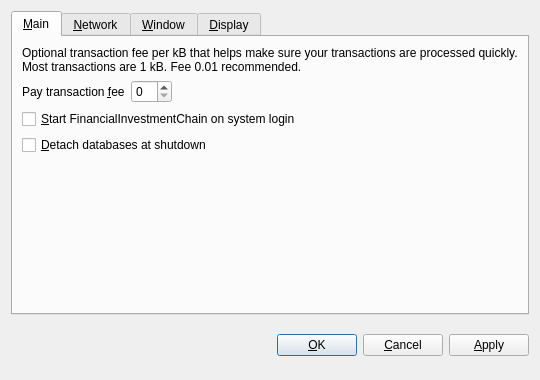
<?xml version="1.0" encoding="UTF-8"?>
<ui version="4.0">
 <class>OptionsDialog</class>
 <widget class="QDialog" name="OptionsDialog">
  <property name="geometry">
   <rect>
    <x>0</x>
    <y>0</y>
    <width>540</width>
    <height>380</height>
   </rect>
  </property>
  <property name="windowTitle">
   <string>Options</string>
  </property>
  <property name="modal">
   <bool>true</bool>
  </property>
  <layout class="QVBoxLayout" name="verticalLayout">
   <item>
    <widget class="QTabWidget" name="tabWidget">
     <property name="tabPosition">
      <enum>QTabWidget::North</enum>
     </property>
     <property name="currentIndex">
      <number>0</number>
     </property>
     <widget class="QWidget" name="tabMain">
      <attribute name="title">
       <string>&amp;Main</string>
      </attribute>
      <layout class="QVBoxLayout" name="verticalLayout_Main">
       <item>
        <widget class="QLabel" name="transactionFeeInfoLabel">
         <property name="text">
          <string>Optional transaction fee per kB that helps make sure your transactions are processed quickly. Most transactions are 1 kB. Fee 0.01 recommended.</string>
         </property>
         <property name="textFormat">
          <enum>Qt::PlainText</enum>
         </property>
         <property name="wordWrap">
          <bool>true</bool>
         </property>
        </widget>
       </item>
       <item>
        <layout class="QHBoxLayout" name="horizontalLayout_Main">
         <item>
          <widget class="QLabel" name="transactionFeeLabel">
           <property name="text">
            <string>Pay transaction &amp;fee</string>
           </property>
           <property name="textFormat">
            <enum>Qt::PlainText</enum>
           </property>
           <property name="buddy">
            <cstring>transactionFee</cstring>
           </property>
          </widget>
         </item>
         <item>
          <widget class="BitcoinAmountField" name="transactionFee"/>
         </item>
         <item>
          <spacer name="horizontalSpacer_Main">
           <property name="orientation">
            <enum>Qt::Horizontal</enum>
           </property>
           <property name="sizeHint" stdset="0">
            <size>
             <width>40</width>
             <height>20</height>
            </size>
           </property>
          </spacer>
         </item>
        </layout>
       </item>
       <item>
        <widget class="QCheckBox" name="bitcoinAtStartup">
         <property name="toolTip">
          <string>Automatically start FinancialInvestmentChain after logging in to the system.</string>
         </property>
         <property name="text">
          <string>&amp;Start FinancialInvestmentChain on system login</string>
         </property>
        </widget>
       </item>
       <item>
        <widget class="QCheckBox" name="detachDatabases">
         <property name="toolTip">
          <string>Detach block and address databases at shutdown. This means they can be moved to another data directory, but it slows down shutdown. The wallet is always detached.</string>
         </property>
         <property name="text">
          <string>&amp;Detach databases at shutdown</string>
         </property>
        </widget>
       </item>
       <item>
        <spacer name="verticalSpacer_Main">
         <property name="orientation">
          <enum>Qt::Vertical</enum>
         </property>
         <property name="sizeHint" stdset="0">
          <size>
           <width>20</width>
           <height>40</height>
          </size>
         </property>
        </spacer>
       </item>
      </layout>
     </widget>
     <widget class="QWidget" name="tabNetwork">
      <attribute name="title">
       <string>&amp;Network</string>
      </attribute>
      <layout class="QVBoxLayout" name="verticalLayout_Network">
       <item>
        <widget class="QCheckBox" name="mapPortUpnp">
         <property name="toolTip">
          <string>Automatically open the FinancialInvestmentChain client port on the router. This only works when your router supports UPnP and it is enabled.</string>
         </property>
         <property name="text">
          <string>Map port using &amp;UPnP</string>
         </property>
        </widget>
       </item>
       <item>
        <widget class="QCheckBox" name="connectSocks">
         <property name="toolTip">
          <string>Connect to the FinancialInvestmentChain network through a SOCKS proxy (e.g. when connecting through Tor).</string>
         </property>
         <property name="text">
          <string>&amp;Connect through SOCKS proxy:</string>
         </property>
        </widget>
       </item>
       <item>
        <layout class="QHBoxLayout" name="horizontalLayout_Network">
         <item>
          <widget class="QLabel" name="proxyIpLabel">
           <property name="text">
            <string>Proxy &amp;IP:</string>
           </property>
           <property name="textFormat">
            <enum>Qt::PlainText</enum>
           </property>
           <property name="buddy">
            <cstring>proxyIp</cstring>
           </property>
          </widget>
         </item>
         <item>
          <widget class="QValidatedLineEdit" name="proxyIp">
           <property name="maximumSize">
            <size>
             <width>140</width>
             <height>16777215</height>
            </size>
           </property>
           <property name="toolTip">
            <string>IP address of the proxy (e.g. 127.0.0.1)</string>
           </property>
          </widget>
         </item>
         <item>
          <widget class="QLabel" name="proxyPortLabel">
           <property name="text">
            <string>&amp;Port:</string>
           </property>
           <property name="textFormat">
            <enum>Qt::PlainText</enum>
           </property>
           <property name="buddy">
            <cstring>proxyPort</cstring>
           </property>
          </widget>
         </item>
         <item>
          <widget class="QLineEdit" name="proxyPort">
           <property name="maximumSize">
            <size>
             <width>55</width>
             <height>16777215</height>
            </size>
           </property>
           <property name="toolTip">
            <string>Port of the proxy (e.g. 9050)</string>
           </property>
          </widget>
         </item>
         <item>
          <widget class="QLabel" name="socksVersionLabel">
           <property name="text">
            <string>SOCKS &amp;Version:</string>
           </property>
           <property name="textFormat">
            <enum>Qt::PlainText</enum>
           </property>
           <property name="buddy">
            <cstring>socksVersion</cstring>
           </property>
          </widget>
         </item>
         <item>
          <widget class="QValueComboBox" name="socksVersion">
           <property name="toolTip">
            <string>SOCKS version of the proxy (e.g. 5)</string>
           </property>
          </widget>
         </item>
         <item>
          <spacer name="horizontalSpacer_Network">
           <property name="orientation">
            <enum>Qt::Horizontal</enum>
           </property>
           <property name="sizeHint" stdset="0">
            <size>
             <width>40</width>
             <height>20</height>
            </size>
           </property>
          </spacer>
         </item>
        </layout>
       </item>
       <item>
        <spacer name="verticalSpacer_Network">
         <property name="orientation">
          <enum>Qt::Vertical</enum>
         </property>
         <property name="sizeHint" stdset="0">
          <size>
           <width>20</width>
           <height>40</height>
          </size>
         </property>
        </spacer>
       </item>
      </layout>
     </widget>
     <widget class="QWidget" name="tabWindow">
      <attribute name="title">
       <string>&amp;Window</string>
      </attribute>
      <layout class="QVBoxLayout" name="verticalLayout_Window">
       <item>
        <widget class="QCheckBox" name="minimizeToTray">
         <property name="toolTip">
          <string>Show only a tray icon after minimizing the window.</string>
         </property>
         <property name="text">
          <string>&amp;Minimize to the tray instead of the taskbar</string>
         </property>
        </widget>
       </item>
       <item>
        <widget class="QCheckBox" name="minimizeOnClose">
         <property name="toolTip">
          <string>Minimize instead of exit the application when the window is closed. When this option is enabled, the application will be closed only after selecting Quit in the menu.</string>
         </property>
         <property name="text">
          <string>M&amp;inimize on close</string>
         </property>
        </widget>
       </item>
       <item>
        <spacer name="verticalSpacer_Window">
         <property name="orientation">
          <enum>Qt::Vertical</enum>
         </property>
         <property name="sizeHint" stdset="0">
          <size>
           <width>20</width>
           <height>40</height>
          </size>
         </property>
        </spacer>
       </item>
      </layout>
     </widget>
     <widget class="QWidget" name="tabDisplay">
      <attribute name="title">
       <string>&amp;Display</string>
      </attribute>
      <layout class="QVBoxLayout" name="verticalLayout_Display">
       <item>
        <layout class="QHBoxLayout" name="horizontalLayout_1_Display">
         <item>
          <widget class="QLabel" name="langLabel">
           <property name="text">
            <string>User Interface &amp;language:</string>
           </property>
           <property name="textFormat">
            <enum>Qt::PlainText</enum>
           </property>
           <property name="buddy">
            <cstring>lang</cstring>
           </property>
          </widget>
         </item>
         <item>
          <widget class="QValueComboBox" name="lang">
           <property name="toolTip">
            <string>The user interface language can be set here. This setting will take effect after restarting FinancialInvestmentChain.</string>
           </property>
          </widget>
         </item>
        </layout>
       </item>
       <item>
        <layout class="QHBoxLayout" name="horizontalLayout_2_Display">
         <item>
          <widget class="QLabel" name="unitLabel">
           <property name="text">
            <string>&amp;Unit to show amounts in:</string>
           </property>
           <property name="textFormat">
            <enum>Qt::PlainText</enum>
           </property>
           <property name="buddy">
            <cstring>unit</cstring>
           </property>
          </widget>
         </item>
         <item>
          <widget class="QValueComboBox" name="unit">
           <property name="toolTip">
            <string>Choose the default subdivision unit to show in the interface and when sending coins.</string>
           </property>
          </widget>
         </item>
        </layout>
       </item>
       <item>
        <widget class="QCheckBox" name="displayAddresses">
         <property name="toolTip">
          <string>Whether to show FinancialInvestmentChain addresses in the transaction list.</string>
         </property>
         <property name="text">
          <string>&amp;Display addresses in transaction list</string>
         </property>
        </widget>
       </item>
       <item>
        <widget class="QCheckBox" name="coinControlFeatures">
         <property name="toolTip">
          <string>Whether to show coin control features or not.</string>
         </property>
         <property name="text">
          <string>Display coin &amp;control features (experts only!)</string>
         </property>
        </widget>
       </item>
       <item>
        <spacer name="verticalSpacer_Display">
         <property name="orientation">
          <enum>Qt::Vertical</enum>
         </property>
         <property name="sizeHint" stdset="0">
          <size>
           <width>20</width>
           <height>40</height>
          </size>
         </property>
        </spacer>
       </item>
      </layout>
     </widget>
    </widget>
   </item>
   <item>
    <layout class="QHBoxLayout" name="horizontalLayout_Buttons">
     <item>
      <spacer name="horizontalSpacer_1">
       <property name="orientation">
        <enum>Qt::Horizontal</enum>
       </property>
       <property name="sizeHint" stdset="0">
        <size>
         <width>40</width>
         <height>48</height>
        </size>
       </property>
      </spacer>
     </item>
     <item>
      <widget class="QLabel" name="statusLabel">
       <property name="font">
        <font>
         <weight>75</weight>
         <bold>true</bold>
        </font>
       </property>
       <property name="text">
        <string/>
       </property>
       <property name="textFormat">
        <enum>Qt::PlainText</enum>
       </property>
       <property name="wordWrap">
        <bool>true</bool>
       </property>
      </widget>
     </item>
     <item>
      <spacer name="horizontalSpacer_2">
       <property name="orientation">
        <enum>Qt::Horizontal</enum>
       </property>
       <property name="sizeHint" stdset="0">
        <size>
         <width>40</width>
         <height>48</height>
        </size>
       </property>
      </spacer>
     </item>
     <item>
      <widget class="QPushButton" name="okButton">
       <property name="text">
        <string>&amp;OK</string>
       </property>
      </widget>
     </item>
     <item>
      <widget class="QPushButton" name="cancelButton">
       <property name="text">
        <string>&amp;Cancel</string>
       </property>
       <property name="autoDefault">
        <bool>false</bool>
       </property>
      </widget>
     </item>
     <item>
      <widget class="QPushButton" name="applyButton">
       <property name="text">
        <string>&amp;Apply</string>
       </property>
       <property name="autoDefault">
        <bool>false</bool>
       </property>
      </widget>
     </item>
    </layout>
   </item>
  </layout>
 </widget>
 <customwidgets>
  <customwidget>
   <class>BitcoinAmountField</class>
   <extends>QSpinBox</extends>
   <header>bitcoinamountfield.h</header>
  </customwidget>
  <customwidget>
   <class>QValueComboBox</class>
   <extends>QComboBox</extends>
   <header>qvaluecombobox.h</header>
  </customwidget>
  <customwidget>
   <class>QValidatedLineEdit</class>
   <extends>QLineEdit</extends>
   <header>qvalidatedlineedit.h</header>
  </customwidget>
 </customwidgets>
 <resources/>
 <connections/>
</ui>
